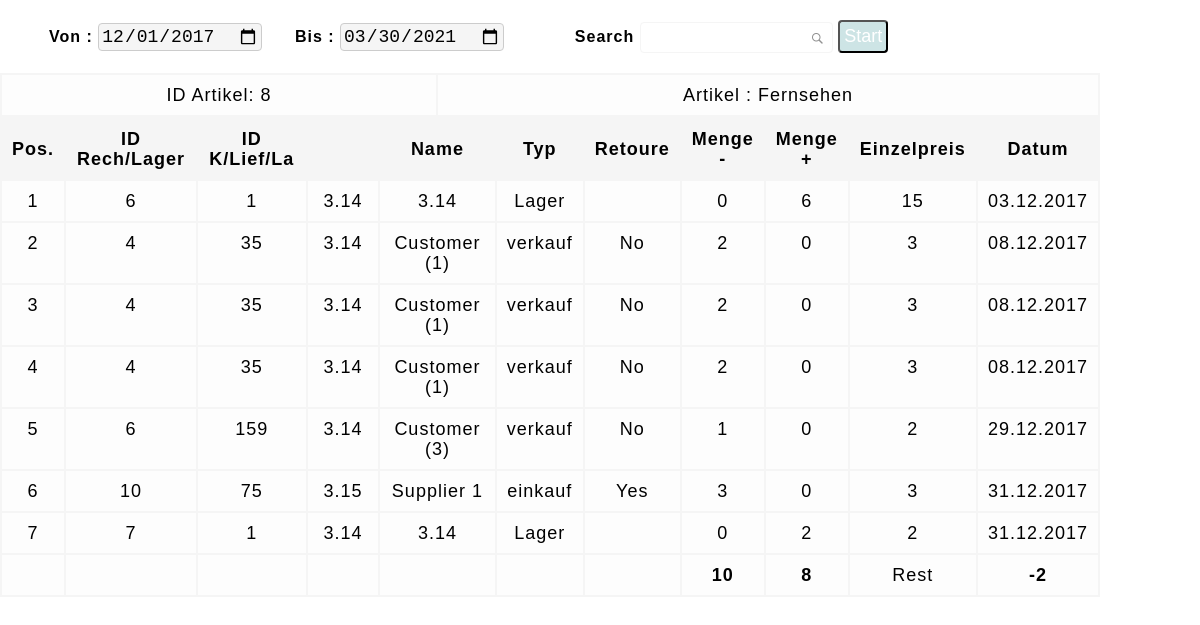
The app's page /report_material.php?id_artikel=8 (signed in) with its own data.
### tables this page shows
CREATE TABLE `daily_artikel` (
  `id_daily_artikel` int(11) NOT NULL,
  `id_lager` int(11) NOT NULL DEFAULT '0',
  `name_lager` varchar(30) DEFAULT NULL,
  `id_artikel` int(11) NOT NULL DEFAULT '0',
  `name_artikel` varchar(30) DEFAULT NULL,
  `anzahl` double NOT NULL DEFAULT '0',
  `id_user` int(11) NOT NULL DEFAULT '0',
  `name_user` varchar(30) DEFAULT NULL,
  `benutzertyp` varchar(30) DEFAULT NULL,
  `id_Invoice` int(11) NOT NULL DEFAULT '0',
  `quantity_kunde` double NOT NULL DEFAULT '0',
  `quantity_Lieferant` double NOT NULL DEFAULT '0',
  `price` double NOT NULL DEFAULT '0',
  `date` date DEFAULT NULL,
  `retoure` varchar(30) DEFAULT NULL,
  `sales` varchar(30) NOT NULL
);

### report_material.php (the view, shortened to what this page needs)
<?php
if(isset($_COOKIE['user'] )&& $_COOKIE['user'] != ''){
require_once("db.php");
	$search_keyword = '';
    $search2 = "2017-12-01";
    $t=time();
    $search3 = date("Y-m-d",$t);
        $id_artikel =$_REQUEST['id_artikel'];
?>
<!DOCTYPE html>
<html>
  <head>
      	<link href="style.css" rel="stylesheet">
</head>
<body>
<?php
    $sql = "SELECT daily_artikel.id_lager, daily_artikel.name_lager, daily_artikel.id_artikel, daily_artikel.name_artikel, daily_artikel.anzahl, daily_artikel.id_user, daily_artikel.name_user, daily_artikel.sales, daily_artikel.id_Invoice, daily_artikel.quantity_kunde, daily_artikel.quantity_Lieferant, daily_artikel.price, daily_artikel.date, daily_artikel.retoure
FROM daily_artikel
WHERE (((daily_artikel.id_artikel)=$id_artikel) AND
(daily_artikel.date Between '$search2%' AND '$search3%' )) AND
(daily_artikel.name_lager LIKE '%$search_keyword%' or daily_artikel.name_user LIKE '%$search_keyword%' or daily_artikel.retoure LIKE '%$search_keyword%' or daily_artikel.sales LIKE '%$search_keyword%')
ORDER BY daily_artikel.date";
    $result = mysqli_query($con, $sql);
    $sql2= "SELECT Sum(quantity_kunde) as 'total2' FROM daily_artikel
    WHERE id_artikel =$id_artikel";
    $result2 = mysqli_query($con, $sql2);
    $sql3= "SELECT Sum(quantity_Lieferant) as 'total3' FROM daily_artikel
    WHERE id_artikel =$id_artikel";
    $result3 = mysqli_query($con, $sql3);
    $result4 = mysqli_query($con, $sql);
?>
<div id="wrap2">
<form name='frmSearch' action='' method='post'>
<div style='text-align:left;margin:20px 0px;'><b>&nbsp;&nbsp;&nbsp;&nbsp;&nbsp;&nbsp;&nbsp;&nbsp; Von : </b><input type='date' name='search2' value="<?php echo $search2; ?>" id="keyword2" maxlength='25'>
<b>&nbsp;&nbsp;&nbsp;&nbsp; Bis : </b><input type='date' name='search3' value="<?php echo $search3; ?>" id="keyword3" maxlength='25'>
<b>&nbsp;&nbsp;&nbsp;&nbsp;&nbsp;&nbsp;&nbsp;&nbsp;&nbsp;&nbsp;&nbsp;&nbsp;Search </b><input type='text' name='search[keyword]' autofocus value="<?php echo $search_keyword; ?>" id='keyword' maxlength='25'>
<input name="new_date" type="submit" value="Start" class="btn">
</div>
<?php
      if ( ($result) && ($result2) && ($result3)&& ($result4)) {
       $data2 = mysqli_fetch_assoc($result2);
       $data3 = mysqli_fetch_assoc($result3);
       $data4 = mysqli_fetch_assoc($result4);
?>
<table class="tbl-qa">
    <tr class="table-row">
    <td>ID Artikel:
    <?php echo utf8_encode($data4["id_artikel"]); ?></td>
    <td>Artikel :
    <?php echo utf8_encode($data4["name_artikel"]); ?></td>
    </tr>
    </table>
<table class="tbl-qa">
  <thead>
	<tr >
	  <th class="table-header" width="5%">Pos.</th>
	  <th class="table-header" width="15%">ID Rech/Lager</th>
	  <th class="table-header" width="15%">ID K/Lief/La</th>
      <th class="table-header" width="25%"></th>
      <th class="table-header" width="25%">Name</th>
      <th class="table-header" width="5%">Typ</th>
      <th class="table-header" width="5%">Retoure</th>
	  <th class="table-header" width="10%">Menge -</th>
	  <th class="table-header" width="10%">Menge +</th>
      <th class="table-header" width="5%">Einzelpreis</th>
      <th class="table-header" width="5%">Datum</th>
	</tr>
  </thead>
  <tbody id="table-body">
	<?php
        $i=0;
        while ($row = mysqli_fetch_assoc($result)) {
            $i=$i+1;
	?>
	  <tr class="table-row">
        <td><?php echo $i; ?></td>
		<td><?php echo utf8_encode($row["id_Invoice"]); ?></td>
		<td><?php echo utf8_encode($row["id_user"]); ?></td>
		<td><?php echo utf8_encode($row["name_lager"]); ?></td>
        <td><?php echo utf8_encode($row["name_user"]); ?></td>
		<td><?php echo utf8_encode($row["sales"]); ?></td>
		<td><?php echo utf8_encode($row["retoure"]); ?></td>
		<td><?php echo utf8_encode($row["quantity_kunde"]); ?></td>
		<td><?php echo utf8_encode($row["quantity_Lieferant"]); ?></td>
        <td><?php echo utf8_encode($row["price"]); ?></td>
        <td><?php echo date_format(date_create($row["date"]),"d.m.Y"); ?></td>
	  </tr>
    <?php
      }
       ?>
      <tr class="table-row">
      <td></td>
      <td></td>
      <td></td>
      <td></td>
      <td></td>
      <td></td>
      <td></td>
      <td ><b><?php echo utf8_encode($data2["total2"]); ?></b></td>
      <td ><b><?php echo utf8_encode($data3["total3"]); ?></b></td>
      <td>Rest</td>
      <td ><b><?php echo ($data4["anzahl"]+$data3["total3"]-$data2["total2"]); ?></b></td>
      </tr>
    </tbody>
</table>
    </form>
<?php
	}
?>
    </div>
    <?php
            }  else {
    header("Location: login.php");
}
            ?>
    </body>
</html>

### style.css (style rules this page uses)
* { margin: 0; padding: 0; }
body { font-family:arial; letter-spacing:1px; line-height:20px; }
.tbl-qa { width: 100%; margin-top: 0px; font-size:18px; background-color: #f5f5f5; }
.tbl-qa th.table-header { padding: 5px;text-align: left;padding:10px; text-align: center; }
.tbl-qa .table-row td { padding:10px;background-color: #FDFDFD;vertical-align:top;text-align: center;font-size: 18px; }
#keyword { border: #f5f5f5 1px solid; border-radius: 4px; color: #061738; padding: 7px;background:url("demo-search-icon.png") no-repeat center right 7px; }

### report_material.php (style rules this page uses)
.btn { color:#FFF;border-radius: 4px;background-color:#cde4e5; padding:4px;font-size: 18px; }
#wrap2 { width: 1100px; }
#keyword2 { border: #CCC 1px solid; border-radius: 4px; padding: 2px;font-size: 18px;background-color:#f5f5f5; }
#keyword3 { border: #CCC 1px solid; border-radius: 4px; padding: 2px;font-size: 18px;background-color:#f5f5f5; }

### records on screen
daily_artikel: id_artikel "8", name_artikel "Fernsehen", id_Invoice "6", id_user "1", name_lager "3.14", name_user "3.14", sales "Lager", quantity_kunde "0", quantity_Lieferant "6", price "15", date "03.12.2017"
daily_artikel: id_Invoice "4", id_user "35", name_lager "3.14", name_user "Customer (1)", sales "verkauf", retoure "No", quantity_kunde "2", quantity_Lieferant "0", price "3", date "08.12.2017"
daily_artikel: id_Invoice "4", id_user "35", name_lager "3.14", name_user "Customer (1)", sales "verkauf", retoure "No", quantity_kunde "2", quantity_Lieferant "0", price "3", date "08.12.2017"
daily_artikel: id_Invoice "4", id_user "35", name_lager "3.14", name_user "Customer (1)", sales "verkauf", retoure "No", quantity_kunde "2", quantity_Lieferant "0", price "3", date "08.12.2017"
daily_artikel: id_Invoice "6", id_user "159", name_lager "3.14", name_user "Customer (3)", sales "verkauf", retoure "No", quantity_kunde "1", quantity_Lieferant "0", price "2", date "29.12.2017"
daily_artikel: id_Invoice "10", id_user "75", name_lager "3.15", name_user "Supplier 1", sales "einkauf", retoure "Yes", quantity_kunde "3", quantity_Lieferant "0", price "3", date "31.12.2017"
daily_artikel: id_Invoice "7", id_user "1", name_lager "3.14", name_user "3.14", sales "Lager", quantity_kunde "0", quantity_Lieferant "2", price "2", date "31.12.2017"

### other values on screen
utf8_encode($data2["total2"]) "10"
utf8_encode($data3["total3"]) "8"
$data4["anzahl"]+$data3["total3"]-$data2["total2"] "-2"
